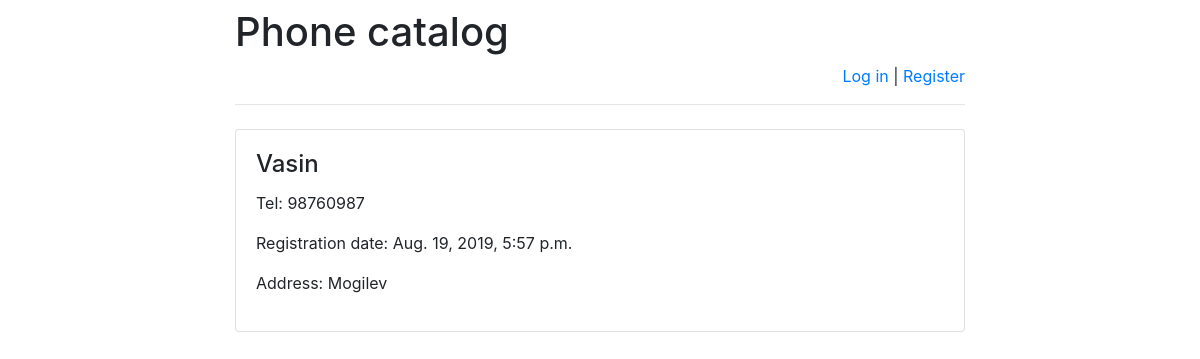
The app's page /phone_catalog/4/ with its own data.
### PhoneCatalog/models.py (models this page shows)
class PhoneCatalog(models.Model):
    name = models.CharField(max_length = 255)
    reg_date = models.DateTimeField()
    address = models.CharField(max_length = 255)
    phone = models.CharField(max_length = 30)

### PhoneCatalog/views.py (the view)
# urls.py: url(r'^([0-9]+)/$', views.phone, name='phone'),
def phone(request, phone_id):
    error_message = None
    if "error_message" in request.GET:
        error_message = request.GET["error_message"]
    return render(request, "phone.html", {
        "phone": get_object_or_404(PhoneCatalog, pk=phone_id),
        "error_message": error_message
    })

### PhoneCatalog/templates/phone.html (shortened to what this page needs)
{% extends 'base.html' %}
{% block main %}
    <h4 class="card-title">{{ phone.name }}</h4>
    <p>Tel: {{ phone.phone }}</p>
    <p>Registration date: {{ phone.reg_date }}</p>
    <p>Address: {{ phone.address }}</p>
{% endblock %}

### records on screen
PhoneCatalog: name "Vasin", phone "98760987", reg_date "Aug. 19, 2019, 5:57 p.m.", address "Mogilev"
